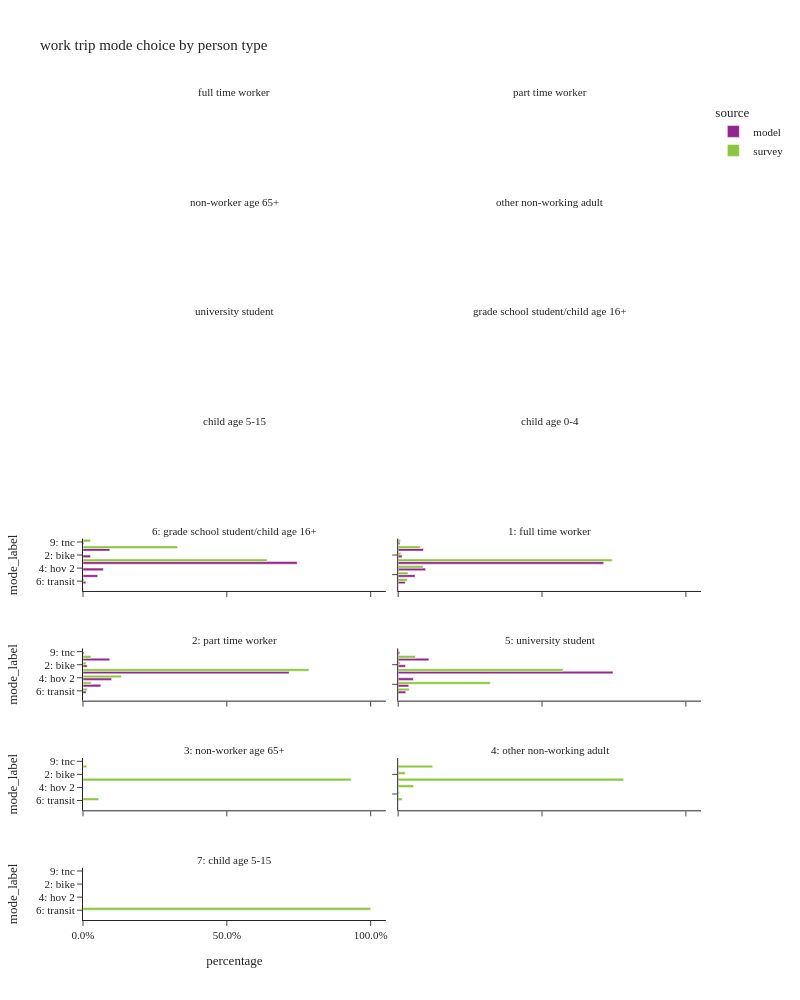

Notebook code cell kept with this figure:
### Code cell
plot_mode_choice(wk_trip,"pptyp_label",
                 {"pptyp_label":["full time worker","part time worker","non-worker age 65+","other non-working adult",
                                 "university student","grade school student/child age 16+","child age 5-15","child age 0-4"],
                  "mode_label":["1: walk","2: bike","3: sov","4: hov 2","5: hov 3+","6: transit",
                                   "8: school bus","9: other–survey only"]},
                  "person type",2,1000)

### Figure 1 — Plotly figure (JSON) as saved in the notebook; plotly's stock layout.template omitted (floating-point values rounded to 4 significant figures)
{"data": [{"alignmentgroup": "True", "customdata": [[2208], [621], [17622], [1674], [1213], [232], [29], [70]], "hovertemplate": "source=model<br>pptyp_label=6: grade school student/child age 16+<br>percentage=%{x}<br>mode_label=%{y}<br>sample count=%{customdata[0]}<extra></extra>", "legendgroup": "model", "marker": {"color": "#91268F", "pattern": {"shape": ""}}, "name": "model", "offsetgroup": "model", "orientation": "h", "showlegend": true, "textposition": "auto", "type": "bar", "x": [0.09329, 0.02624, 0.7445, 0.07073, 0.05125, 0.009802, 0.001225, 0.002957], "xaxis": "x7", "y": ["1: walk", "2: bike", "3: sov", "4: hov 2", "5: hov 3+", "6: transit", "8: school bus", "9: tnc"], "yaxis": "y7"}, {"alignmentgroup": "True", "customdata": [[2], [8], [1], [1]], "hovertemplate": "source=survey<br>pptyp_label=6: grade school student/child age 16+<br>percentage=%{x}<br>mode_label=%{y}<br>sample count=%{customdata[0]}<extra></extra>", "legendgroup": "survey", "marker": {"color": "#8CC63E", "pattern": {"shape": ""}}, "name": "survey", "offsetgroup": "survey", "orientation": "h", "showlegend": true, "textposition": "auto", "type": "bar", "x": [0.329, 0.6401, 0.005255, 0.02561], "xaxis": "x7", "y": ["1: walk", "3: sov", "6: transit", "9: tnc"], "yaxis": "y7"}, {"alignmentgroup": "True", "customdata": [[153453], [23113], [1247466], [166016], [102771], [43194], [10432]], "hovertemplate": "source=model<br>pptyp_label=1: full time worker<br>percentage=%{x}<br>mode_label=%{y}<br>sample count=%{customdata[0]}<extra></extra>", "legendgroup": "model", "marker": {"color": "#91268F", "pattern": {"shape": ""}}, "name": "model", "offsetgroup": "model", "orientation": "h", "showlegend": false, "textposition": "auto", "type": "bar", "x": [0.08787, 0.01323, 0.7143, 0.09506, 0.05885, 0.02473, 0.005973], "xaxis": "x8", "y": ["1: walk", "2: bike", "3: sov", "4: hov 2", "5: hov 3+", "6: transit", "9: tnc"], "yaxis": "y8"}, {"alignmentgroup": "True", "customdata": [[32], [290], [103], [1326], [103], [48], [208], [11]], "hovertemplate": "source=survey<br>pptyp_label=1: full time worker<br>percentage=%{x}<br>mode_label=%{y}<br>sample count=%{customdata[0]}<extra></extra>", "legendgroup": "survey", "marker": {"color": "#8CC63E", "pattern": {"shape": ""}}, "name": "survey", "offsetgroup": "survey", "orientation": "h", "showlegend": false, "textposition": "auto", "type": "bar", "x": [0.009356, 0.07658, 0.009143, 0.7439, 0.08676, 0.0345, 0.03195, 0.007845], "xaxis": "x8", "y": [null, "1: walk", "2: bike", "3: sov", "4: hov 2", "5: hov 3+", "6: transit", "9: tnc"], "yaxis": "y8"}, {"alignmentgroup": "True", "customdata": [[29820], [4628], [229856], [31957], [19824], [3540], [1216]], "hovertemplate": "source=model<br>pptyp_label=2: part time worker<br>percentage=%{x}<br>mode_label=%{y}<br>sample count=%{customdata[0]}<extra></extra>", "legendgroup": "model", "marker": {"color": "#91268F", "pattern": {"shape": ""}}, "name": "model", "offsetgroup": "model", "orientation": "h", "showlegend": false, "textposition": "auto", "type": "bar", "x": [0.09294, 0.01442, 0.7164, 0.0996, 0.06179, 0.01103, 0.00379], "xaxis": "x5", "y": ["1: walk", "2: bike", "3: sov", "4: hov 2", "5: hov 3+", "6: transit", "9: tnc"], "yaxis": "y5"}, {"alignmentgroup": "True", "customdata": [[35], [17], [231], [31], [7], [23], [2]], "hovertemplate": "source=survey<br>pptyp_label=2: part time worker<br>percentage=%{x}<br>mode_label=%{y}<br>sample count=%{customdata[0]}<extra></extra>", "legendgroup": "survey", "marker": {"color": "#8CC63E", "pattern": {"shape": ""}}, "name": "survey", "offsetgroup": "survey", "orientation": "h", "showlegend": false, "textposition": "auto", "type": "bar", "x": [0.02748, 0.01081, 0.7852, 0.1335, 0.02799, 0.01483, 0.0001284], "xaxis": "x5", "y": ["1: walk", "2: bike", "3: sov", "4: hov 2", "5: hov 3+", "6: transit", "9: tnc"], "yaxis": "y5"}, {"alignmentgroup": "True", "customdata": [[6717], [1600], [46984], [3325], [2308], [1652], [344]], "hovertemplate": "source=model<br>pptyp_label=5: university student<br>percentage=%{x}<br>mode_label=%{y}<br>sample count=%{customdata[0]}<extra></extra>", "legendgroup": "model", "marker": {"color": "#91268F", "pattern": {"shape": ""}}, "name": "model", "offsetgroup": "model", "orientation": "h", "showlegend": false, "textposition": "auto", "type": "bar", "x": [0.1067, 0.02543, 0.7466, 0.05284, 0.03668, 0.02625, 0.005466], "xaxis": "x6", "y": ["1: walk", "2: bike", "3: sov", "4: hov 2", "5: hov 3+", "6: transit", "9: tnc"], "yaxis": "y6"}, {"alignmentgroup": "True", "customdata": [[1], [19], [2], [17], [3], [10]], "hovertemplate": "source=survey<br>pptyp_label=5: university student<br>percentage=%{x}<br>mode_label=%{y}<br>sample count=%{customdata[0]}<extra></extra>", "legendgroup": "survey", "marker": {"color": "#8CC63E", "pattern": {"shape": ""}}, "name": "survey", "offsetgroup": "survey", "orientation": "h", "showlegend": false, "textposition": "auto", "type": "bar", "x": [0.001041, 0.06007, 0.006793, 0.5733, 0.3204, 0.03842], "xaxis": "x6", "y": [null, "1: walk", "2: bike", "3: sov", "5: hov 3+", "6: transit"], "yaxis": "y6"}, {"alignmentgroup": "True", "customdata": [[1], [5], [1]], "hovertemplate": "source=survey<br>pptyp_label=3: non-worker age 65+<br>percentage=%{x}<br>mode_label=%{y}<br>sample count=%{customdata[0]}<extra></extra>", "legendgroup": "survey", "marker": {"color": "#8CC63E", "pattern": {"shape": ""}}, "name": "survey", "offsetgroup": "survey", "orientation": "h", "showlegend": false, "textposition": "auto", "type": "bar", "x": [0.01301, 0.9325, 0.05447], "xaxis": "x3", "y": ["1: walk", "3: sov", "6: transit"], "yaxis": "y3"}, {"alignmentgroup": "True", "customdata": [[2], [1], [10], [2], [2], [4]], "hovertemplate": "source=survey<br>pptyp_label=4: other non-working adult<br>percentage=%{x}<br>mode_label=%{y}<br>sample count=%{customdata[0]}<extra></extra>", "legendgroup": "survey", "marker": {"color": "#8CC63E", "pattern": {"shape": ""}}, "name": "survey", "offsetgroup": "survey", "orientation": "h", "showlegend": false, "textposition": "auto", "type": "bar", "x": [0.1198, 0.02448, 0.784, 0.05348, 0.004463, 0.01382], "xaxis": "x4", "y": ["1: walk", "2: bike", "3: sov", "4: hov 2", "5: hov 3+", "6: transit"], "yaxis": "y4"}, {"alignmentgroup": "True", "customdata": [[1]], "hovertemplate": "source=survey<br>pptyp_label=7: child age 5-15<br>percentage=%{x}<br>mode_label=%{y}<br>sample count=%{customdata[0]}<extra></extra>", "legendgroup": "survey", "marker": {"color": "#8CC63E", "pattern": {"shape": ""}}, "name": "survey", "offsetgroup": "survey", "orientation": "h", "showlegend": false, "textposition": "auto", "type": "bar", "x": [1.0], "xaxis": "x", "y": ["6: transit"], "yaxis": "y"}], "layout": {"annotations": [{"font": {}, "showarrow": false, "text": "7: child age 5-15", "x": 0.245, "xanchor": "center", "xref": "paper", "y": 0.06375, "yanchor": "bottom", "yref": "paper"}, {"font": {}, "showarrow": false, "text": "3: non-worker age 65+", "x": 0.245, "xanchor": "center", "xref": "paper", "y": 0.1975, "yanchor": "bottom", "yref": "paper"}, {"font": {}, "showarrow": false, "text": "4: other non-working adult", "x": 0.755, "xanchor": "center", "xref": "paper", "y": 0.1975, "yanchor": "bottom", "yref": "paper"}, {"font": {}, "showarrow": false, "text": "2: part time worker", "x": 0.245, "xanchor": "center", "xref": "paper", "y": 0.3313, "yanchor": "bottom", "yref": "paper"}, {"font": {}, "showarrow": false, "text": "5: university student", "x": 0.755, "xanchor": "center", "xref": "paper", "y": 0.3313, "yanchor": "bottom", "yref": "paper"}, {"font": {}, "showarrow": false, "text": "6: grade school student/child age 16+", "x": 0.245, "xanchor": "center", "xref": "paper", "y": 0.465, "yanchor": "bottom", "yref": "paper"}, {"font": {}, "showarrow": false, "text": "1: full time worker", "x": 0.755, "xanchor": "center", "xref": "paper", "y": 0.465, "yanchor": "bottom", "yref": "paper"}, {"font": {}, "showarrow": false, "text": "child age 5-15", "x": 0.245, "xanchor": "center", "xref": "paper", "y": 0.5988, "yanchor": "bottom", "yref": "paper"}, {"font": {}, "showarrow": false, "text": "child age 0-4", "x": 0.755, "xanchor": "center", "xref": "paper", "y": 0.5988, "yanchor": "bottom", "yref": "paper"}, {"font": {}, "showarrow": false, "text": "university student", "x": 0.245, "xanchor": "center", "xref": "paper", "y": 0.7325, "yanchor": "bottom", "yref": "paper"}, {"font": {}, "showarrow": false, "text": "grade school student/child age 16+", "x": 0.755, "xanchor": "center", "xref": "paper", "y": 0.7325, "yanchor": "bottom", "yref": "paper"}, {"font": {}, "showarrow": false, "text": "non-worker age 65+", "x": 0.245, "xanchor": "center", "xref": "paper", "y": 0.8662, "yanchor": "bottom", "yref": "paper"}, {"font": {}, "showarrow": false, "text": "other non-working adult", "x": 0.755, "xanchor": "center", "xref": "paper", "y": 0.8662, "yanchor": "bottom", "yref": "paper"}, {"font": {}, "showarrow": false, "text": "full time worker", "x": 0.245, "xanchor": "center", "xref": "paper", "y": 1.0, "yanchor": "bottom", "yref": "paper"}, {"font": {}, "showarrow": false, "text": "part time worker", "x": 0.755, "xanchor": "center", "xref": "paper", "y": 1.0, "yanchor": "bottom", "yref": "paper"}], "barmode": "group", "height": 1000, "legend": {"title": {"text": "source"}, "tracegroupgap": 0}, "title": {"text": "work trip mode choice by person type"}, "width": 800, "xaxis": {"anchor": "y", "domain": [0.0, 0.49], "tickformat": ".1%", "title": {"text": "percentage"}}, "xaxis10": {"anchor": "y10", "domain": [0.51, 1.0], "matches": "x", "showticklabels": false, "tickformat": ".1%"}, "xaxis11": {"anchor": "y11", "domain": [0.0, 0.49], "matches": "x", "showticklabels": false, "tickformat": ".1%"}, "xaxis12": {"anchor": "y12", "domain": [0.51, 1.0], "matches": "x", "showticklabels": false, "tickformat": ".1%"}, "xaxis13": {"anchor": "y13", "domain": [0.0, 0.49], "matches": "x", "showticklabels": false, "tickformat": ".1%"}, "xaxis14": {"anchor": "y14", "domain": [0.51, 1.0], "matches": "x", "showticklabels": false, "tickformat": ".1%"}, "xaxis15": {"anchor": "y15", "domain": [0.0, 0.49], "matches": "x", "showticklabels": false, "tickformat": ".1%"}, "xaxis16": {"anchor": "y16", "domain": [0.51, 1.0], "matches": "x", "showticklabels": false, "tickformat": ".1%"}, "xaxis2": {"anchor": "y2", "domain": [0.51, 1.0], "matches": "x", "tickformat": ".1%", "title": {"text": "percentage"}}, "xaxis3": {"anchor": "y3", "domain": [0.0, 0.49], "matches": "x", "showticklabels": false, "tickformat": ".1%"}, "xaxis4": {"anchor": "y4", "domain": [0.51, 1.0], "matches": "x", "showticklabels": false, "tickformat": ".1%"}, "xaxis5": {"anchor": "y5", "domain": [0.0, 0.49], "matches": "x", "showticklabels": false, "tickformat": ".1%"}, "xaxis6": {"anchor": "y6", "domain": [0.51, 1.0], "matches": "x", "showticklabels": false, "tickformat": ".1%"}, "xaxis7": {"anchor": "y7", "domain": [0.0, 0.49], "matches": "x", "showticklabels": false, "tickformat": ".1%"}, "xaxis8": {"anchor": "y8", "domain": [0.51, 1.0], "matches": "x", "showticklabels": false, "tickformat": ".1%"}, "xaxis9": {"anchor": "y9", "domain": [0.0, 0.49], "matches": "x", "showticklabels": false, "tickformat": ".1%"}, "yaxis": {"anchor": "x", "categoryarray": ["9: other–survey only", "8: school bus", "6: transit", "5: hov 3+", "4: hov 2", "3: sov", "2: bike", "1: walk"], "categoryorder": "array", "domain": [0.0, 0.06375], "title": {"text": "mode_label"}}, "yaxis10": {"anchor": "x10", "domain": [0.535, 0.5988], "matches": "y", "showticklabels": false}, "yaxis11": {"anchor": "x11", "categoryarray": ["9: other–survey only", "8: school bus", "6: transit", "5: hov 3+", "4: hov 2", "3: sov", "2: bike", "1: walk"], "categoryorder": "array", "domain": [0.6687, 0.7325], "matches": "y", "title": {"text": "mode_label"}}, "yaxis12": {"anchor": "x12", "domain": [0.6687, 0.7325], "matches": "y", "showticklabels": false}, "yaxis13": {"anchor": "x13", "categoryarray": ["9: other–survey only", "8: school bus", "6: transit", "5: hov 3+", "4: hov 2", "3: sov", "2: bike", "1: walk"], "categoryorder": "array", "domain": [0.8025, 0.8662], "matches": "y", "title": {"text": "mode_label"}}, "yaxis14": {"anchor": "x14", "domain": [0.8025, 0.8662], "matches": "y", "showticklabels": false}, "yaxis15": {"anchor": "x15", "categoryarray": ["9: other–survey only", "8: school bus", "6: transit", "5: hov 3+", "4: hov 2", "3: sov", "2: bike", "1: walk"], "categoryorder": "array", "domain": [0.9363, 1.0], "matches": "y", "title": {"text": "mode_label"}}, "yaxis16": {"anchor": "x16", "domain": [0.9363, 1.0], "matches": "y", "showticklabels": false}, "yaxis2": {"anchor": "x2", "domain": [0.0, 0.06375], "matches": "y", "showticklabels": false}, "yaxis3": {"anchor": "x3", "categoryarray": ["9: other–survey only", "8: school bus", "6: transit", "5: hov 3+", "4: hov 2", "3: sov", "2: bike", "1: walk"], "categoryorder": "array", "domain": [0.1338, 0.1975], "matches": "y", "title": {"text": "mode_label"}}, "yaxis4": {"anchor": "x4", "domain": [0.1338, 0.1975], "matches": "y", "showticklabels": false}, "yaxis5": {"anchor": "x5", "categoryarray": ["9: other–survey only", "8: school bus", "6: transit", "5: hov 3+", "4: hov 2", "3: sov", "2: bike", "1: walk"], "categoryorder": "array", "domain": [0.2675, 0.3313], "matches": "y", "title": {"text": "mode_label"}}, "yaxis6": {"anchor": "x6", "domain": [0.2675, 0.3313], "matches": "y", "showticklabels": false}, "yaxis7": {"anchor": "x7", "categoryarray": ["9: other–survey only", "8: school bus", "6: transit", "5: hov 3+", "4: hov 2", "3: sov", "2: bike", "1: walk"], "categoryorder": "array", "domain": [0.4012, 0.465], "matches": "y", "title": {"text": "mode_label"}}, "yaxis8": {"anchor": "x8", "domain": [0.4012, 0.465], "matches": "y", "showticklabels": false}, "yaxis9": {"anchor": "x9", "categoryarray": ["9: other–survey only", "8: school bus", "6: transit", "5: hov 3+", "4: hov 2", "3: sov", "2: bike", "1: walk"], "categoryorder": "array", "domain": [0.535, 0.5988], "matches": "y", "title": {"text": "mode_label"}}}}
